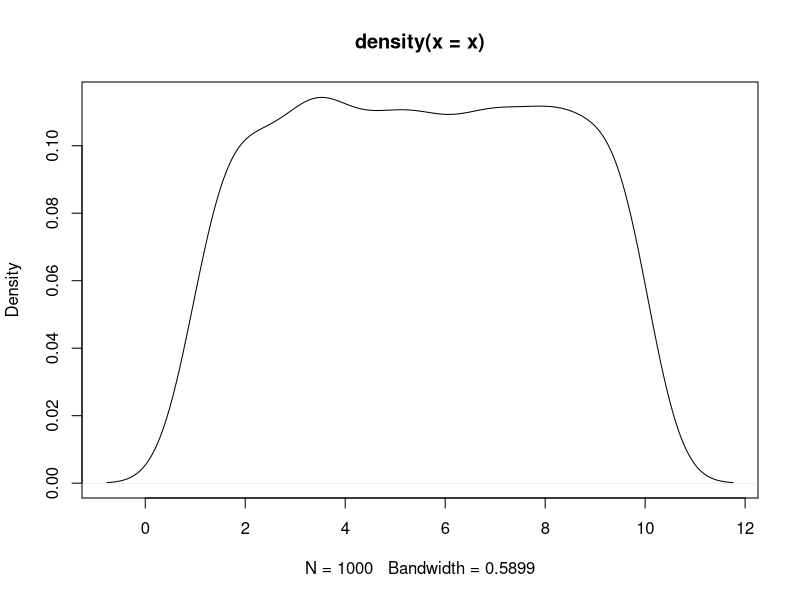
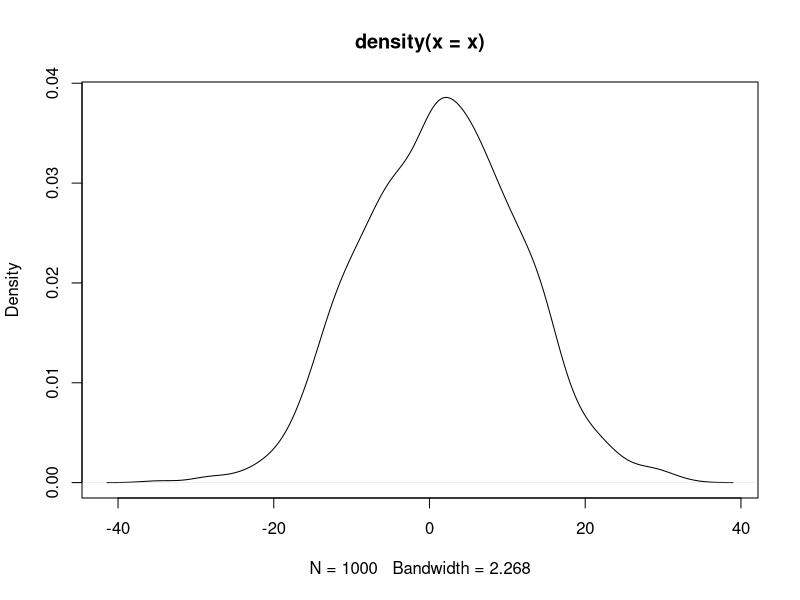
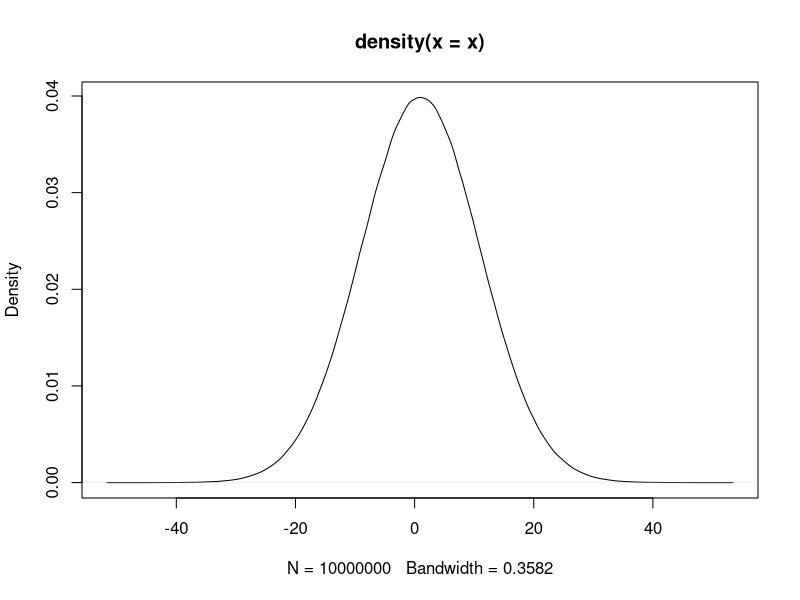

Write R code to recreate these figures, in order.
## ---- chunk 1
knitr::opts_chunk$set(echo = TRUE)
## ---- chunk 2
a <- 1
b <- c(1, 2, 3, 4)
c <- c("1", "2", "3", "4")
d <- c(b, a)
e <- "abcd"
## ---- chunk 3
# df <- data.frame(a = c(1, 2, 3), b = c(3, 4, 5))
## ---- chunk 4
income <- c(70100, 51300, 51100, 48400, 47600, 43000)
county <- c("台北", "新北", "桃園", "高雄", "台中", "台南")
population <- c(2.6, 3.9, 2.2, 2.7, 2.8, 1.8)
area <- c(271.8, 2052.5, 1221, 2951.9, 2214.9, 2191.7)
## ---- chunk 5
a <- seq(11, 99, 11)
a
b <- 11:20
b
## ---- chunk 6
x <- runif(1000, 1, 10) # uniform dist, n=1000
plot(density(x))
x <- rnorm(1000, 1, 10) # uniform dist, n=1000
plot(density(x))
x <- rnorm(10000000, 1, 10) # normal dist, n=1000
plot(density(x))
## ---- chunk 7
county
income
head(county)
tail(county)
length(county)
# View(county)
## ---- chunk 8
county
county[c(5, 3, 1)] # how about country[c(1, 3, 5)]
county[3:6] # is it equal to country[c(3, 4, 5, 6)]
a <- 11:19
a[3:length(a)]
a[length(a):3]
## ---- chunk 9
b <- 11:20
b[-(3:5)]
b[-c(1, 3, 5)]
b
## ---- chunk 10
b <- b[-(3:5)]
b

a <- seq(11, 99, 11)
a <- a[-c(1, 3, 5)]
a

## ---- chunk 11
a <- 1:10
a <- c(a, 11)
a
b
a <- c(a, b)
a
a <- c(a, a, b)
a
## ---- chunk 12
a <- 11:19
a + 3
a / 2

a %% 2
a %/% 2
a %% 2== 0
a %% 2 != 0
a[a%% 2 == 0]
a[a%%2 != 0]
a <- a %% 2 	# modular arithmetic, get the reminder
a <- a %/% 2 	# Quotient

## ---- chunk 13
a %% 2 == 0 	# deteting odd/even number
a %% 2 != 0
a[a%%2==0]
a > b
income > mean(income)

TRUE == T 		# == equal to,
TRUE != F    	# != Not equal to

any(a>11) # is there any element larger than 1
all(a>11) # are all elements larger than 1

## ---- chunk 14
a <- seq(11, 55, 11)
a[c(T, F, T, F, T)]
a[a%%2==1]
a%%2
a%%2==1
a <- c("你好","你好棒棒","你好棒","你真的好棒")
a[nchar(a)>3]

# which will return "index-of"
a <- seq(11, 55, 11)
a[which(a%%2==1)]
which(a%%2==1)
## ---- chunk 15
x <- c(33, 55, 22, 13, 4, 24)
sort(x)
x <- sort(x) # assign to replace original x
order(x) 
x[order(x)]
## ---- chunk 16
a <- 11:19
min(a); max(a); mean(a); median(a); sd(a)
log2(a)
log1p(a)
?log1p
## ---- chunk 17
mode(county)				# character
mode(income)					# numeric
mode(income > mean(income))	# logical

testing <- c("26.142", "12.008", "7.032", "13.646", "4.589")
mode(testing)				# character

## ---- chunk 18
income.c <- as.character(income)
population.c <- as.numeric(population)

a <- seq(11, 99, 11)
a <- c(a, "100")

a <- seq(11, 99, 11)
sum(a%%2==1)

## ---- chunk 19
a <- seq(11, 55, 11)
paste("A", a)		# concatenate
paste0("A", a)		# concatenate

